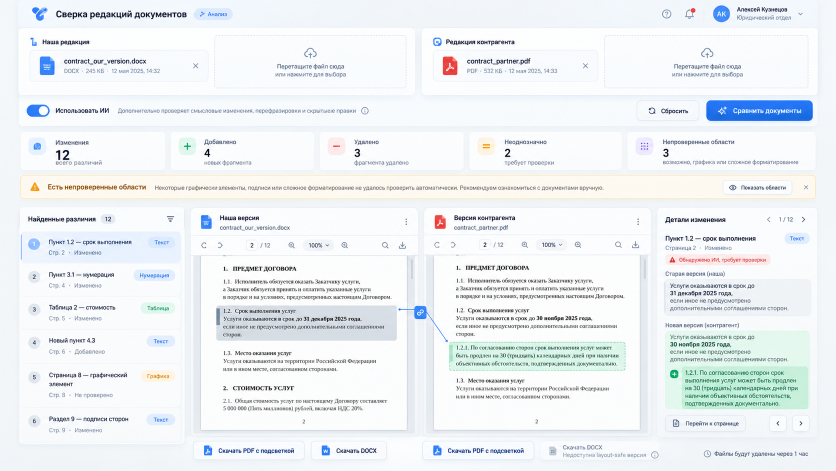
#> input picture renders/Сверка редакций документов_ юридический анализ.png, 1672 x 941 px (shown at 1/2 size)
$ python -i graphics.py   (imports and definitions only)
#> lines starting #> are read from the running program, lines starting #| are printed output that depends on the picture
#> further down, picture is the input picture: PIL image 1672x941 RGB; mean R, G, B 236.8, 240.9, 243.4
# app/infrastructure/graphics.py
"""Локальная графика: цветные печати, pHash, геометрия и SSIM после масштаба."""

import hashlib
from pathlib import Path

import numpy as np
from PIL import Image
from scipy import ndimage
from scipy.fft import dctn

from app.domain.models import GraphicElement, VisualRegion


def fingerprint(image: Image.Image) -> tuple[str, str]:
    """Даёт точный пиксельный SHA256 и DCT pHash для поиска кандидатов."""
    normalized = image.convert("RGB")
    digest = hashlib.sha256(normalized.tobytes() + str(normalized.size).encode()).hexdigest()
    thumb = image.convert("L").resize((32, 32), Image.Resampling.LANCZOS)
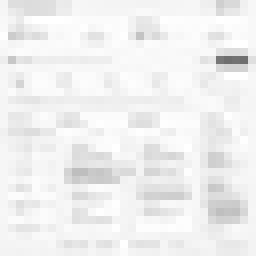
#> thumb: PIL image 32x32 L (shown 8 times larger); min 110, max 255, mean 239.8
    spectrum = dctn(np.asarray(thumb, dtype=float), norm="ortho")[:8, :8]
    median = np.median(spectrum.ravel()[1:])
#> median = 2.57
    bits = spectrum > median
    value = sum(int(b) << i for i, b in enumerate(bits.ravel()))
#> value = 5376297352604934475
    normalized.close()
    thumb.close()
    return digest, f"{value:016x}"


# [132 lines left out: functions ssim, extract_blue_graphics, extract_unknown_graphics, not called in this run]

>>> from PIL import Image
>>> picture = Image.open('../../renders/Сверка редакций документов_ юридический анализ.png')
>>> result = fingerprint(picture)
